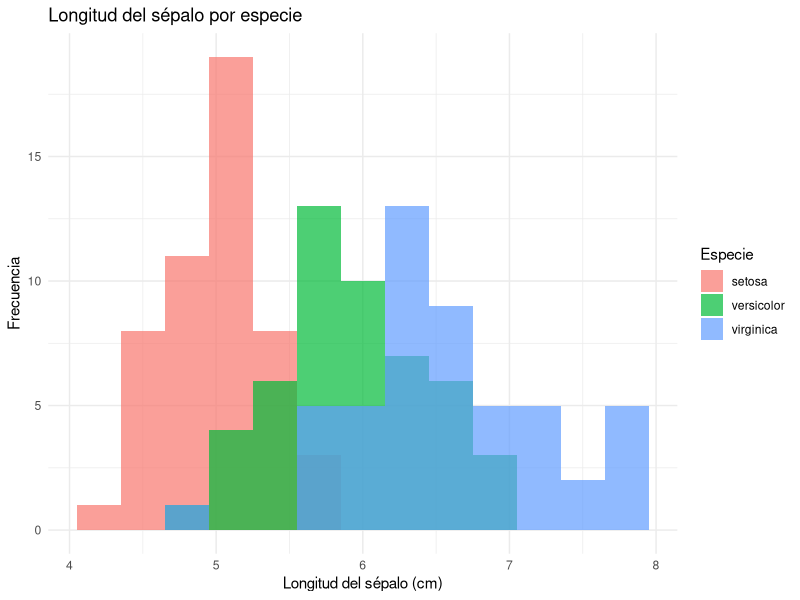

This figure's R source:
library(ggplot2)

ggplot(iris, aes(x = Sepal.Length, fill = Species)) +
    geom_histogram(binwidth = 0.3, alpha = 0.7, position = "identity") +
    labs(
        title = "Longitud del sépalo por especie",
        x = "Longitud del sépalo (cm)",
        y = "Frecuencia",
        fill = "Especie"
    ) +
    theme_minimal()
